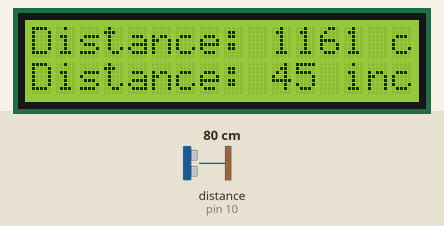
Recording of a sketch running on a simulated Arduino Uno, built with avr-gcc and run on an emulated ATmega328P. On the bench: 16×2 character LCD. Wiring (inferred from the names in the program): ultrasonic range finder: trigger pin 9; echo pin 10. The test bench sets the inputs (shaded band); at power-on: distance to the obstacle (sensor on pin 10) 80 cm. The echo pulse lasts 58.3 µs per cm.

Above: at 1.2 s.
1.3 s: distance to the obstacle (sensor on pin 10) set to 18 cm
At 1.39 s:
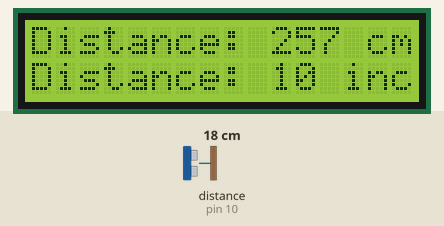
2.8 s: distance to the obstacle (sensor on pin 10) set to 2 cm
At 4.0 s:
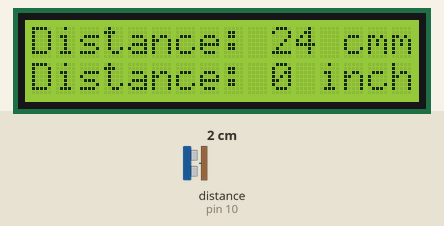
4.3 s: distance to the obstacle (sensor on pin 10) set to 9 cm
At 5.4 s:
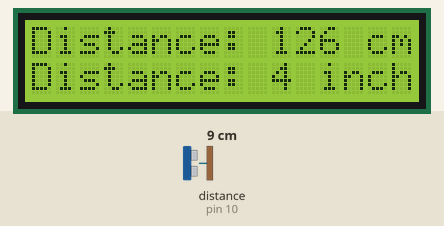
5.8 s: distance to the obstacle (sensor on pin 10) set to 120 cm
At 5.83 s:
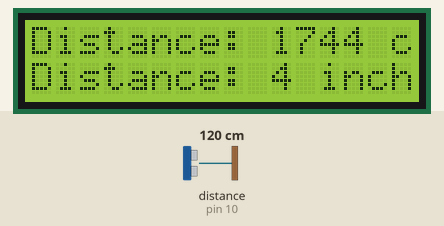
7.3 s: distance to the obstacle (sensor on pin 10) set to 4 cm
At 7.7 s:
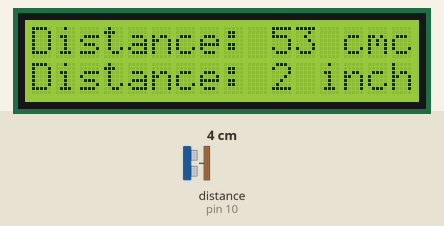
Timing chart, 0 to 9.8 s (numbered marks = the images above; inputs shaded):
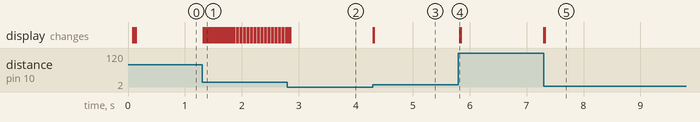

Measured:
- after the input at 1.3 s, the display: first changes at once (image 1 shows a later state)
- after the input at 2.8 s, the display: first changes at once (image 2 shows a later state)
- after the input at 4.3 s, the display: first changes at once (image 3 shows a later state)
- after the input at 5.8 s, the display: changes at once (image 4)
- after the input at 7.3 s, the display: first changes at once (image 5 shows a later state)

The sketch:

rose_distance_sensor1.ino
```cpp
#include <LiquidCrystal.h> // includes the LiquidCrystal Library
LiquidCrystal lcd(1, 2, 4, 5, 6, 7);
const int trigPin = 9;
const int echoPin = 10;
long duration;
int distanceCm, distanceInch;
void setup() {
lcd.begin(16,2);
pinMode(trigPin, OUTPUT);
pinMode(echoPin, INPUT);
}
void loop() {
digitalWrite(trigPin, LOW);
delayMicroseconds(2);
digitalWrite(trigPin, HIGH);
delayMicroseconds(5);
digitalWrite(trigPin, LOW);
duration = pulseIn(echoPin, HIGH);
distanceCm= duration*0.5/2;
distanceInch = duration*0.0195/2;
lcd.setCursor(0,0);
lcd.print("Distance: ");
lcd.print(distanceCm);
lcd.print(" cm");
delay(7);
lcd.setCursor(0,5);
lcd.print("Distance: ");
lcd.print(distanceInch);
lcd.print(" inch");
delay(7);
}
```
